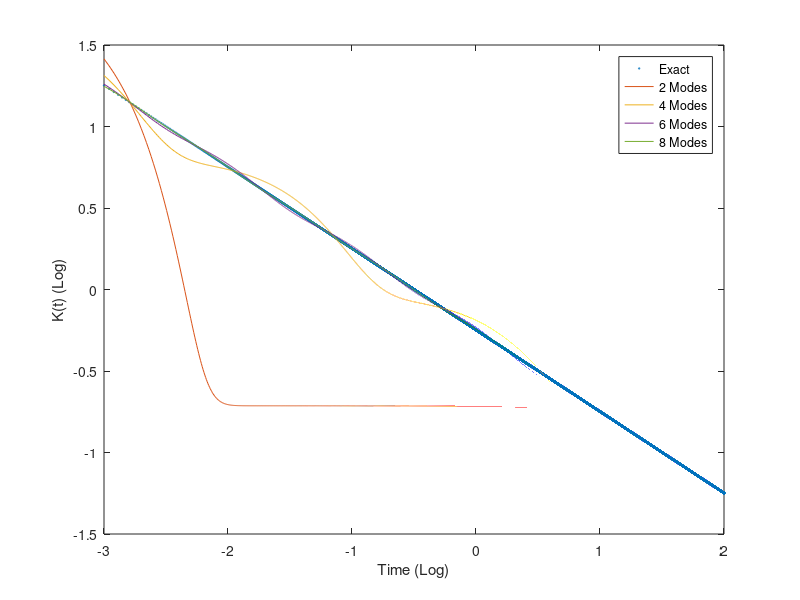

Reproduce this figure in MATLAB. (Note: this script raises an error after producing the figure.)
%The second order integrator of the Generalized Langevin Equation (GLE) is
%based on Baczweski and Bond (J. Chem. Phys. 129, 044107 (2013))


close all; clc; clear all;

%Parameter declaration (LJ style)

sigma = 1e-6; %Distance scale
m = 1e-15; %Mass scale
kB=1.38e-23; %Boltzmann constant
epsilon = kB*300; %Energy scale
tau = sqrt(sigma.^2*m/epsilon); %Time scale

R = 0.5;
rho = 2650*sigma.^3/m; %Density of silica in RU
eta = 0.001*sigma.^3/(epsilon*tau); %Viscosity of water in RU
T = 300*kB/epsilon; %Temperature
omega = 1.4;
k = (sigma.^2/epsilon)*[1e-6 1e-6]; %Trap elastic constant
k = [omega.^2 omega.^2];
r_eq = [0 0]; %Trap Equilibrium position
N = 1e+5; %Number of steps
run = 100; %Number of trajectories
r0 = [0 0]; %Initial position
dt = 1e-2; %Time step


%Power law kernel
lambda = 0.5;
gamma_l = 1;
K = @(x) gamma_l/gamma(1-lambda)*x.^(-0.5);

%% Power law kernel, Mode Study
tau_min = dt/10;
tau_max = 100;
t = linspace(tau_min,tau_max,ceil(1e4/dt));
figure(1)
plot(log10(t),log10(K(t)),'o','MarkerSize',1)
hold on
y = K(t)';
t = t';
modes = [2 4 6 8];
for i=1:length(modes)
    tau_k = logspace(log10(tau_min),log10(tau_max),modes(i));
    X = exp(-t./tau_k);
    a = X\y;
    plot(log10(t),log10(X*a))
end
hold off
legend('Exact','2 Modes','4 Modes','6 Modes','8 Modes')
xlabel('Time (Log)')
ylabel('K(t) (Log)')
drawnow

%% Power Law, 2 Modes

% Pre-calculation coefficients
nmodes=2;
dt = 1e-2; %Time step
tau_rel = logspace(log10(tau_min),log10(tau_max),nmodes);
X = exp(-t./tau_rel);
gamma = (X\y).*tau_rel';
theta = exp(-dt./tau_rel)';
alpha = (1-theta)./sqrt(dt)';

% Inizialization

r = zeros(N,2*run);
v = zeros(N,2*run);
S = zeros(nmodes*N,2*run);
W = randn(nmodes*N,2*run); % noise


r(1,:) = repmat(r0,1,run);
v(1,:) = zeros(1,2*run);
S(1:nmodes,:) = zeros(nmodes,2*run);
exampletitle('2 Modes Prony Series')

%%Equilibrate
for n = 2:1:100
    vhalf = v(1,:) + dt/(2)*(-repmat(k,1,run).*(r(1,:)-repmat(r_eq,1,run)) + sum(S(1:nmodes,:)));
    r(1,:) = r(1,:) + dt*vhalf;
    S(1:nmodes,:) = theta.*S(1:nmodes,:) - (1 - theta).*gamma.*repmat(vhalf,[nmodes,1]) + alpha.*sqrt(2*T*gamma).*W(nmodes*(n-2)+1:nmodes*(n-1),:);
    Favg = mean(sum(S(1:nmodes,:))-repmat(k,1,run).*(r(1,:)-repmat(r_eq,1,run))); %Center of mass acceleration, to be substracted
    v(1,:) = vhalf + dt/(2)*(-repmat(k,1,run).*(r(1,:)-repmat(r_eq,1,run)) + sum(S(1:2,:)) - Favg);
end
W = randn(nmodes*N,2*run); % noise
%%Sample
tic
OnTheFly_CoarseGrainACF(v(1,:),dt,20,0,'P',64,'M',16);
for n = 2:1:N
    vhalf = v(n-1,:) + dt/(2)*(-repmat(k,1,run).*(r(n-1,:)-repmat(r_eq,1,run)) + sum(S(nmodes*(n-2)+1:nmodes*(n-1),:)));
    r(n,:) = r(n-1,:) + dt*vhalf;
    S(nmodes*(n-1)+1:nmodes*n,:) = theta.*S(nmodes*(n-2)+1:nmodes*(n-1),:) - (1 - theta).*gamma.*vhalf + alpha.*sqrt(2*T*gamma).*W(nmodes*(n-2)+1:nmodes*(n-1),:);
    Favg = mean(sum(S(nmodes*(n-1)+1:nmodes*n,:))-repmat(k,1,run).*(r(n,:)-repmat(r_eq,1,run))); %Center of mass acceleration, to be substracted
    v(n,:) = vhalf + dt/(2)*(-repmat(k,1,run).*(r(n,:)-repmat(r_eq,1,run)) + sum(S(nmodes*(n-1)+1:nmodes*n,:)) - Favg);
    OnTheFly_CoarseGrainACF(v(n,:),dt,20,1);
end
toc
[vacfCG,t_vacfCG,vacfCG_err]=OnTheFly_CoarseGrainACF(v(1,:),dt,20,2,'TauMax',10);
figure(2)
errorbar(t_vacfCG,vacfCG,vacfCG_err/sqrt(run),'-o') %Errors are reported as standard errors
hold on
drawnow
disp(' ')
%% Power Law, 4 Modes

% Pre-calculation coefficients
nmodes=4;
dt = 1e-2; %Time step
tau_rel = logspace(log10(tau_min),log10(tau_max),nmodes);
X = exp(-t./tau_rel);
gamma = (X\y).*tau_rel';
theta = exp(-dt./tau_rel)';
alpha = (1-theta)./sqrt(dt)';

% Inizialization

r = zeros(N,2*run);
v = zeros(N,2*run);
S = zeros(nmodes*N,2*run);
W = randn(nmodes*N,2*run); % noise


r(1,:) = repmat(r0,1,run);
v(1,:) = zeros(1,2*run);
S(1:nmodes,:) = zeros(nmodes,2*run);
exampletitle('4 Modes Prony Series')

%%Equilibrate
for n = 2:1:100
    vhalf = v(1,:) + dt/(2)*(-repmat(k,1,run).*(r(1,:)-repmat(r_eq,1,run)) + sum(S(1:nmodes,:)));
    r(1,:) = r(1,:) + dt*vhalf;
    S(1:nmodes,:) = theta.*S(1:nmodes,:) - (1 - theta).*gamma.*repmat(vhalf,[nmodes,1]) + alpha.*sqrt(2*T*gamma).*W(nmodes*(n-2)+1:nmodes*(n-1),:);
    Favg = mean(sum(S(1:nmodes,:))-repmat(k,1,run).*(r(1,:)-repmat(r_eq,1,run))); %Center of mass acceleration, to be substracted
    v(1,:) = vhalf + dt/(2)*(-repmat(k,1,run).*(r(1,:)-repmat(r_eq,1,run)) + sum(S(1:2,:)) - Favg);
end
W = randn(nmodes*N,2*run); % noise
%%Sample
tic
OnTheFly_CoarseGrainACF(v(1,:),dt,20,0,'P',64,'M',16);
for n = 2:1:N
    vhalf = v(n-1,:) + dt/(2)*(-repmat(k,1,run).*(r(n-1,:)-repmat(r_eq,1,run)) + sum(S(nmodes*(n-2)+1:nmodes*(n-1),:)));
    r(n,:) = r(n-1,:) + dt*vhalf;
    S(nmodes*(n-1)+1:nmodes*n,:) = theta.*S(nmodes*(n-2)+1:nmodes*(n-1),:) - (1 - theta).*gamma.*vhalf + alpha.*sqrt(2*T*gamma).*W(nmodes*(n-2)+1:nmodes*(n-1),:);
    Favg = mean(sum(S(nmodes*(n-1)+1:nmodes*n,:))-repmat(k,1,run).*(r(n,:)-repmat(r_eq,1,run))); %Center of mass acceleration, to be substracted
    v(n,:) = vhalf + dt/(2)*(-repmat(k,1,run).*(r(n,:)-repmat(r_eq,1,run)) + sum(S(nmodes*(n-1)+1:nmodes*n,:)) - Favg);
    OnTheFly_CoarseGrainACF(v(n,:),dt,20,1);
end
toc
[vacfCG,t_vacfCG,vacfCG_err]=OnTheFly_CoarseGrainACF(v(1,:),dt,20,2,'TauMax',10);

errorbar(t_vacfCG,vacfCG,vacfCG_err/sqrt(run),'-o') %Errors are reported as standard errors
drawnow
disp(' ')
%% Power Law, 6 Modes

% Pre-calculation coefficients
nmodes=6;
dt = 1e-2; %Time step
tau_rel = logspace(log10(tau_min),log10(tau_max),nmodes);
X = exp(-t./tau_rel);
gamma = (X\y).*tau_rel';
theta = exp(-dt./tau_rel)';
alpha = (1-theta)./sqrt(dt)';

% Inizialization

r = zeros(N,2*run);
v = zeros(N,2*run);
S = zeros(nmodes*N,2*run);
W = randn(nmodes*N,2*run); % noise


r(1,:) = repmat(r0,1,run);
v(1,:) = zeros(1,2*run);
S(1:nmodes,:) = zeros(nmodes,2*run);
exampletitle('6 Modes Prony Series')

%%Equilibrate
for n = 2:1:100
    vhalf = v(1,:) + dt/(2)*(-repmat(k,1,run).*(r(1,:)-repmat(r_eq,1,run)) + sum(S(1:nmodes,:)));
    r(1,:) = r(1,:) + dt*vhalf;
    S(1:nmodes,:) = theta.*S(1:nmodes,:) - (1 - theta).*gamma.*repmat(vhalf,[nmodes,1]) + alpha.*sqrt(2*T*gamma).*W(nmodes*(n-2)+1:nmodes*(n-1),:);
    Favg = mean(sum(S(1:nmodes,:))-repmat(k,1,run).*(r(1,:)-repmat(r_eq,1,run))); %Center of mass acceleration, to be substracted
    v(1,:) = vhalf + dt/(2)*(-repmat(k,1,run).*(r(1,:)-repmat(r_eq,1,run)) + sum(S(1:2,:)) - Favg);
end
W = randn(nmodes*N,2*run); % noise
%%Sample
tic
OnTheFly_CoarseGrainACF(v(1,:),dt,20,0,'P',64,'M',16);
for n = 2:1:N
    vhalf = v(n-1,:) + dt/(2)*(-repmat(k,1,run).*(r(n-1,:)-repmat(r_eq,1,run)) + sum(S(nmodes*(n-2)+1:nmodes*(n-1),:)));
    r(n,:) = r(n-1,:) + dt*vhalf;
    S(nmodes*(n-1)+1:nmodes*n,:) = theta.*S(nmodes*(n-2)+1:nmodes*(n-1),:) - (1 - theta).*gamma.*vhalf + alpha.*sqrt(2*T*gamma).*W(nmodes*(n-2)+1:nmodes*(n-1),:);
    Favg = mean(sum(S(nmodes*(n-1)+1:nmodes*n,:))-repmat(k,1,run).*(r(n,:)-repmat(r_eq,1,run))); %Center of mass acceleration, to be substracted
    v(n,:) = vhalf + dt/(2)*(-repmat(k,1,run).*(r(n,:)-repmat(r_eq,1,run)) + sum(S(nmodes*(n-1)+1:nmodes*n,:)) - Favg);
    OnTheFly_CoarseGrainACF(v(n,:),dt,20,1);
end
toc
[vacfCG,t_vacfCG,vacfCG_err]=OnTheFly_CoarseGrainACF(v(1,:),dt,20,2,'TauMax',10);

errorbar(t_vacfCG,vacfCG,vacfCG_err/sqrt(run),'-o') %Errors are reported as standard errors
drawnow
disp(' ')
%% Power Law, 8 Modes

% Pre-calculation coefficients
nmodes=8;
dt = 1e-2; %Time step
tau_rel = logspace(log10(tau_min),log10(tau_max),nmodes);
X = exp(-t./tau_rel);
gamma = (X\y).*tau_rel';
theta = exp(-dt./tau_rel)';
alpha = (1-theta)./sqrt(dt)';

% Inizialization

r = zeros(N,2*run);
v = zeros(N,2*run);
S = zeros(nmodes*N,2*run);
W = randn(nmodes*N,2*run); % noise


r(1,:) = repmat(r0,1,run);
v(1,:) = zeros(1,2*run);
S(1:nmodes,:) = zeros(nmodes,2*run);
exampletitle('8 Modes Prony Series')

%%Equilibrate
for n = 2:1:100
    vhalf = v(1,:) + dt/(2)*(-repmat(k,1,run).*(r(1,:)-repmat(r_eq,1,run)) + sum(S(1:nmodes,:)));
    r(1,:) = r(1,:) + dt*vhalf;
    S(1:nmodes,:) = theta.*S(1:nmodes,:) - (1 - theta).*gamma.*repmat(vhalf,[nmodes,1]) + alpha.*sqrt(2*T*gamma).*W(nmodes*(n-2)+1:nmodes*(n-1),:);
    Favg = mean(sum(S(1:nmodes,:))-repmat(k,1,run).*(r(1,:)-repmat(r_eq,1,run))); %Center of mass acceleration, to be substracted
    v(1,:) = vhalf + dt/(2)*(-repmat(k,1,run).*(r(1,:)-repmat(r_eq,1,run)) + sum(S(1:2,:)) - Favg);
end
W = randn(nmodes*N,2*run); % noise
%%Sample
tic
OnTheFly_CoarseGrainACF(v(1,:),dt,20,0,'P',64,'M',16);
for n = 2:1:N
    vhalf = v(n-1,:) + dt/(2)*(-repmat(k,1,run).*(r(n-1,:)-repmat(r_eq,1,run)) + sum(S(nmodes*(n-2)+1:nmodes*(n-1),:)));
    r(n,:) = r(n-1,:) + dt*vhalf;
    S(nmodes*(n-1)+1:nmodes*n,:) = theta.*S(nmodes*(n-2)+1:nmodes*(n-1),:) - (1 - theta).*gamma.*vhalf + alpha.*sqrt(2*T*gamma).*W(nmodes*(n-2)+1:nmodes*(n-1),:);
    Favg = mean(sum(S(nmodes*(n-1)+1:nmodes*n,:))-repmat(k,1,run).*(r(n,:)-repmat(r_eq,1,run))); %Center of mass acceleration, to be substracted
    v(n,:) = vhalf + dt/(2)*(-repmat(k,1,run).*(r(n,:)-repmat(r_eq,1,run)) + sum(S(nmodes*(n-1)+1:nmodes*n,:)) - Favg);
    OnTheFly_CoarseGrainACF(v(n,:),dt,20,1);
end
toc
[vacfCG,t_vacfCG,vacfCG_err]=OnTheFly_CoarseGrainACF(v(1,:),dt,20,2,'TauMax',10);

errorbar(t_vacfCG,vacfCG,vacfCG_err/sqrt(run),'-o') %Errors are reported as standard errors
plot(t_vacfCG,GLE_VACF(t_vacfCG,omega,lambda,gamma_l))
hold off
legend('2 Modes','4 Modes','6 Modes','8 Modes','Analytical')
title('GLE with Power law memory kernel')
xlabel('Time')
ylabel('VACF')